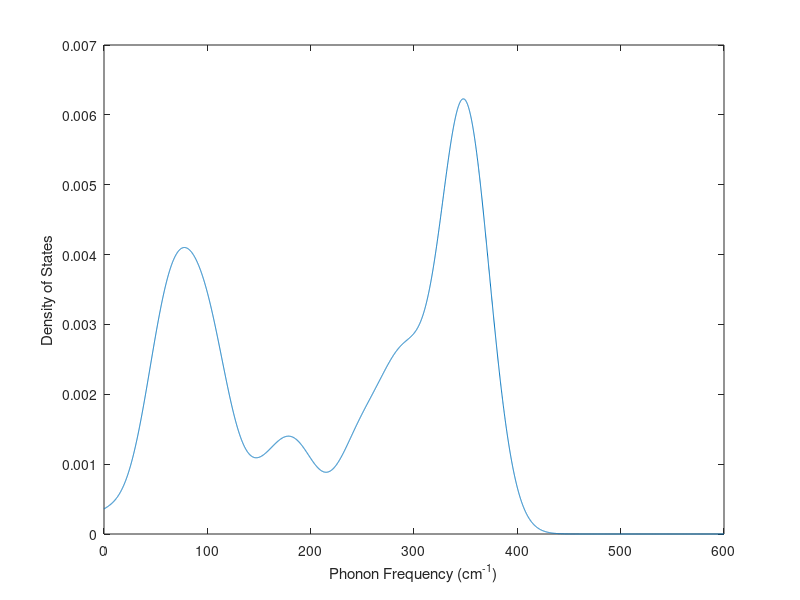

This figure's MATLAB source: (Note: this script raises an error after producing the figure.)
close all, clear all
%load ModeFreqP.txt
load ModeFreqP.txt
Np=length(ModeFreqP);
%vibp=ModeFreqP(:,1);
vibp=[0:0.1:600]';%ModeFreqP(:,1);
%vibv=[-0.01:0.0005:0.07]; % for DosE
%hnuv=ModeFreqV(:,2); % eV
nup=ModeFreqP(:,1); % cm^-1
%s2=18.0337;%10
%s2=72.1348;%20
%s2=162.3032;%30

%s2= 94.192801801238; %alpha = 40 s2 = 94.192801801238
%s2= 117.741002251547; %alpha = 50 s2 = 117.741002251547
%s2= 141.289202701857; %alpha = 60 s2 = 141.289202701857

%s2= 353.223006754642; %alpha = 150 s2 = 353.223006754642
%s2= 447.41580855588; %alpha = 190 s2 = 447.41580855588
s2= 470.96400900619; %alpha = 200 s2 = 470.96400900619


%s2= 450.8422;%50;
%9o9s2=40.5758; %15
%s2=8.8365; %width=7 cm^-1
%s2=1e-9; % for DosE
for k=1:length(vibp)
    sump=0;
    for l=1:Np
    % %   sump=0;
        fp=1/sqrt(2*pi)/s2.^(1/2).*exp(-(vibp(k)-nup(l)).^2/(2*s2));
        sump=sump+fp;
    end
    DosP(k,:)=[sump/Np];
%     DosVibV(l,:)=[vibv];
end
plot(vibp,DosP)
%ylim([0 1])
ylabel('Density of States')
xlabel('Phonon Frequency (cm^-^1)')
saveas(gcf,'DosPfc.png')
%---------------
%DosV(l,:)=[fv];
DosPfc=[vibp DosP];
%xDos=[vibv];
save DosPfc.txt DosPfc -ascii
%save xDos.txt xDos -ascii
% Cek saved data
load DosPfc.txt
size(DosPfc)
figure(2)
xx=vibp;
yy=DosP;
plot(xx,yy)
%ylim([0 1])